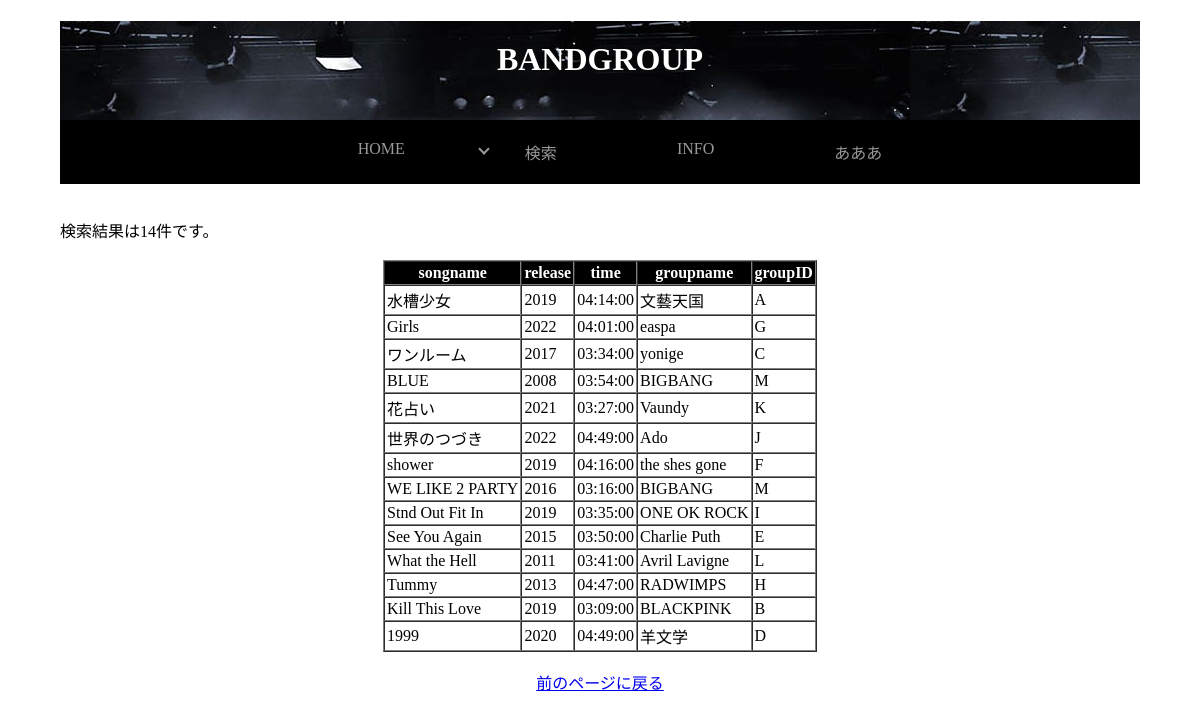
Page /songsearch_get.php on the committed database.
### tables this page shows
create table SONG(songID int not null,
                     songname char(255) not null,
				mtime time not null,
				mrelease int not null,
				groupID char(10) not null,
     		 		lyrics text not null,
     		 		primary key(songID));

create table BANDGROUP (
  groupID char(10) not null,
  name char(255) not null,
  genre char(100) not null,
  debut int not null,
  country char(20) not null,
  managementoffice char(255) not null,
  location char(20) not null,
  primary key (groupID)
);

### songsearch_get.php (the view, shortened to what this page needs)
<!DOCTYPE html>
<html lang="ja">
<head>
  <link rel="stylesheet" href="overall.css">
</head>
<body class="search2">
  <link rel="stylesheet" href="header.css">
  <div style="background-image: url(band背景.png);">
    <header id="header">
      <h1><font color="white">BANDGROUP</font></h1>
      <nav>
        <ul>
          <li><a href="HOME.html">HOME</a></li>
          <li class="has-child"><a>検索</a>
          </li>
          <li><a href="player_search.php">INFO</a></li>
          <li><a href="team_info.php">あああ</a></li>
        </ul>
      </nav>
    </header>
  </div>
  <br>
   <?php
require('login.php');
if (isset($_GET["genre"]) && is_array($_GET["genre"]) && $_GET["genre"] != "") {
  $genre = implode(",", $_GET["genre"]);
} else {
  $genre = "%";
}
if (isset($_GET["name"]) && is_array($_GET["name"]) && $_GET["name"] != "") {
  $name = implode(",", $_GET["name"]);
} else {
  $name = "%";
}
if (isset($_GET["country"]) && is_array($_GET["country"]) && $_GET["country"] != "") {
  $country = implode(",", $_GET["country"]);
} else {
  $country = "%";
}
if (isset($_GET["managementoffice"]) && is_array($_GET["managementoffice"]) && $_GET["managementoffice"] != "") {
  $managementoffice = implode(",", $_GET["managementoffice"]);
} else {
  $managementoffice = "%";
}
$sql = "SELECT * FROM BANDGROUP NATURAL JOIN SONG WHERE genre LIKE :genre AND name LIKE :name AND country LIKE :country AND managementoffice LIKE :managementoffice";
try {
  $stmh = $pdo->prepare($sql);
  $stmh->bindValue(":genre", "%{$genre}%", PDO::PARAM_STR);
  $stmh->bindValue(":name", "%{$name}%", PDO::PARAM_STR);
  $stmh->bindValue(":country", "%{$country}%", PDO::PARAM_STR);
  $stmh->bindValue(":managementoffice", "%{$managementoffice}%", PDO::PARAM_STR);
  $stmh->execute();
  $count = $stmh->rowCount();
  print "検索結果は{$count}件です。<br><br>";
} catch (PDOException $Exception) {
  die("DB検索エラー:".$Exception->getMessage());
}
?>
    <table border='1' cellpadding='2' cellspacing='0' align = "center">
      <thead>
        <tr bgcolor="black"><th><font color="white">songname</th><th><font color="white">release</th><th><font color="white">time</th><th><font color="white">groupname</th><th><font color="white">groupID</th></tr>
      </thead>
      <tbody>
        <?php
        $result = $stmh->fetchAll(PDO::FETCH_ASSOC);
        foreach($result as $row) {
          print "<tr><td>";
          print htmlspecialchars($row["songname"], ENT_QUOTES);
          print "</td><td>";
          print htmlspecialchars($row["mrelease"], ENT_QUOTES);
          print "</td><td>";
          print htmlspecialchars($row["mtime"], ENT_QUOTES);
          print "</td><td>";
          print htmlspecialchars($row["name"], ENT_QUOTES);
          print "</td><td>";
          print htmlspecialchars($row["groupID"], ENT_QUOTES);
          print "</td></tr>\n";
        }
        ?>
      </tbody>
    </table>
    <br>
<div style="text-align: center;">
  <a href="songsearch_form.html">前のページに戻る</a>
</div>
</body>
</html>

### overall.css (style rules this page uses)
body { margin:0% 5%; }

### header.css (style rules this page uses)
nav { background:black; color:white; text-align: center; }
nav ul { list-style: none; display: flex; justify-content: center; }
nav ul li { position: relative; }
nav ul li a { display: block; text-decoration: none; color: #999; padding:20px 60px; transition:all .3s; }
nav ul li.has-child::before { content:''; position: absolute; left:15px; top:25px; width:6px; height:6px; border-top: 2px solid #999; border-right:2px solid #999; transform: rotate(135deg); }
h1 { font-size:2rem; text-align: center; text-transform: uppercase; padding: 20px; }

### rows in the picture
song: songname "水槽少女", mrelease "2019", mtime "04:14:00", groupID.name "文藝天国", groupID.groupID "A"
song: songname "Girls", mrelease "2022", mtime "04:01:00", groupID.name "easpa", groupID.groupID "G"
song: songname "ワンルーム", mrelease "2017", mtime "03:34:00", groupID.name "yonige", groupID.groupID "C"
song: songname "BLUE", mrelease "2008", mtime "03:54:00", groupID.name "BIGBANG", groupID.groupID "M"
song: songname "花占い", mrelease "2021", mtime "03:27:00", groupID.name "Vaundy", groupID.groupID "K"
song: songname "世界のつづき", mrelease "2022", mtime "04:49:00", groupID.name "Ado", groupID.groupID "J"
song: songname "shower", mrelease "2019", mtime "04:16:00", groupID.name "the shes gone", groupID.groupID "F"
song: songname "WE LIKE 2 PARTY", mrelease "2016", mtime "03:16:00", groupID.name "BIGBANG", groupID.groupID "M"
song: songname "Stnd Out Fit In", mrelease "2019", mtime "03:35:00", groupID.name "ONE OK ROCK", groupID.groupID "I"
song: songname "See You Again", mrelease "2015", mtime "03:50:00", groupID.name "Charlie Puth", groupID.groupID "E"
song: songname "What the Hell", mrelease "2011", mtime "03:41:00", groupID.name "Avril Lavigne", groupID.groupID "L"
song: songname "Tummy", mrelease "2013", mtime "04:47:00", groupID.name "RADWIMPS", groupID.groupID "H"
song: songname "Kill This Love", mrelease "2019", mtime "03:09:00", groupID.name "BLACKPINK", groupID.groupID "B"
song: songname "1999", mrelease "2020", mtime "04:49:00", groupID.name "羊文学", groupID.groupID "D"

### other values in the picture
$count "14"
